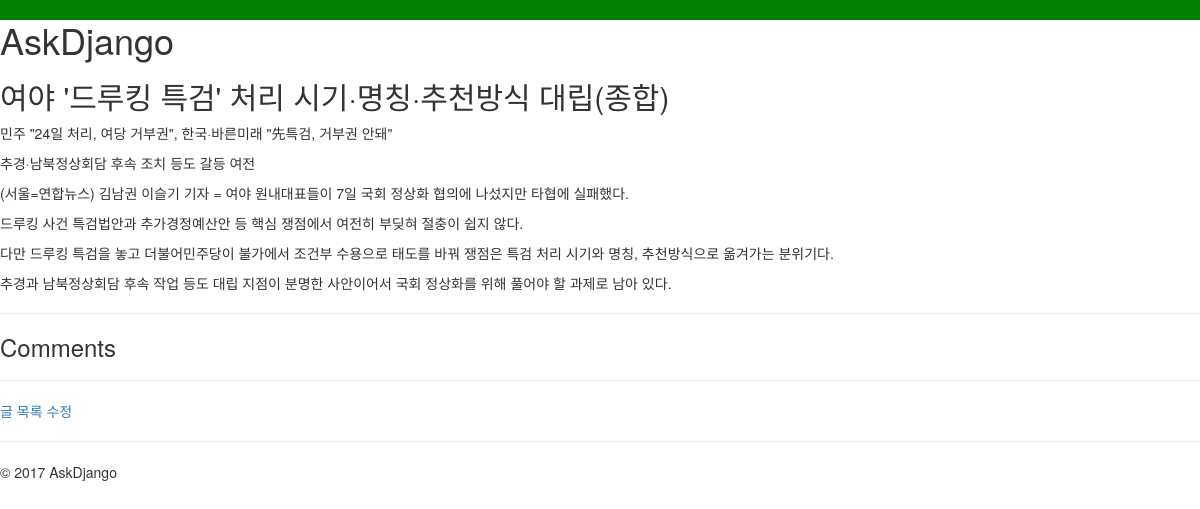
The app's page /blog/2/ with its own data.
### blog/models.py (models this page shows, shortened)
class Post(models.Model):
    STATUS_CHOICES = (
        ('d', 'Draft'),
        ('p', 'Published'),
        ('w', 'Withdrawn'),
    )
    user = models.ForeignKey(settings.AUTH_USER_MODEL)
    title = models.CharField(max_length=100, verbose_name='제목', help_text='포스팅 제목을 입력해주세요. 최대 100자 내외')
    content = models.TextField(verbose_name='내용')
    photo = models.ImageField(blank=True)
    tags = models.CharField(max_length=100, blank=True)
    lnglat = models.CharField(max_length=50, blank=True, help_text='경도/위도 포맷으로 입력', validators=[lnglat_validator])
    status = models.CharField(max_length=1, choices=STATUS_CHOICES)
    tag_set = models.ManyToManyField('Tag', blank=True)
    created_at = models.DateTimeField(auto_now_add=True) #auto_now_add 최초에만
    updated_at = models.DateTimeField(auto_now=True) #auto_now 업데이트할때마다
    class Meta:
        ordering = ['-id'] #필드수는 1~2개만 쓰는게 성능 높이는데 좋음

### blog/views.py (the view)
# urls.py: url(r'^(?P<id>\d+)/$', views.post_detail, name='post_detail'),
def post_detail(request,id):
    post = get_object_or_404(Post, id=id)
    return render(request, 'blog/post_detail.html', {
        'post': post,
    })

### blog/templates/blog/post_detail.html (shortened to what this page needs)
{% extends "blog/layout.html" %}
{% block content %}
    <h2>{{ post.title }}</h2>
    {{ post.content|linebreaks }}
    <hr/>
    <h3>Comments</h3>
    <hr/>
    <a href="{% url "blog:post_list" %}">글 목록</a>
    <a href="{% url "blog:post_edit" post.id %}">수정</a>
{% endblock %}

### blog/static/blog/style.css (style rules this page uses)
html { background-color: green; }

### records on screen
Post: title "여야 '드루킹 특검' 처리 시기·명칭·추천방식 대립(종합)", content "민주 \"24일 처리, 여당 거부권\", 한국·바른미래 \"先특검, 거부권 안돼\" 추경·남북정상회담 후속 조치 등도 갈등 여전 (서울=연합뉴스) 김남권 이슬기 기자 = 여야 원내대표들이 7일 국회 정상화 협의에 나섰지만 타협에 실패했다. 드루킹 사건 특검법안과 추가경정예산안 등 핵심 쟁점에서 여전히 부딪혀 절충이 쉽지 않다. 다만 드루킹 특검을 놓고 더불어민주당이 불가에서 조건부 수용으로 태도를 바꿔 쟁점은 특검 처리 시기와 명칭, 추천방식으로 옮겨가는 분위기다. 추경과 남북정상회담 후속 작업 등도 대립 지점이 분명한 사안이어서 국회 정상화를 위해 풀어야 할 과제로 남아 있다."
